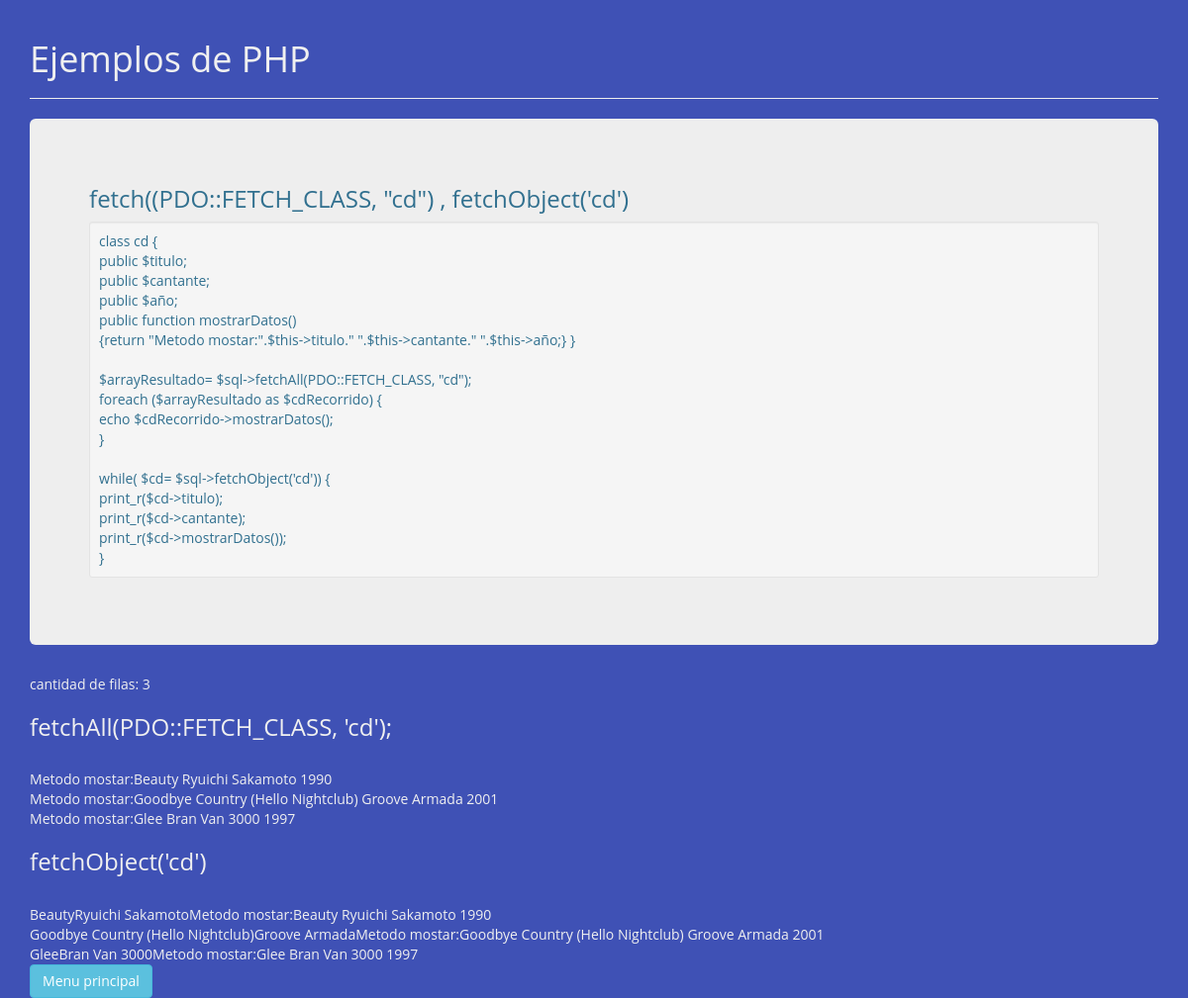
Page /Carpetas_Externas/PDOEjemplo-master/ejemplo6PDO.php on the committed database.
### tables this page shows
CREATE TABLE IF NOT EXISTS `cds` (
  `titel` varchar(200) DEFAULT NULL,
  `interpret` varchar(200) DEFAULT NULL,
  `jahr` int(11) DEFAULT NULL,
`id` bigint(20) unsigned NOT NULL
);

### Carpetas_Externas/PDOEjemplo-master/ejemplo6PDO.php (the view, shortened to what this page needs)
<!DOCTYPE html>
<html>
     <head>
        <link rel="stylesheet" href="http://maxcdn.bootstrapcdn.com/bootstrap/3.3.4/css/bootstrap.min.css">
   <link rel="stylesheet" type="text/css" href="estilo.css">
    </head>
    <body>
      <div class="container">
            <div class="page-header">
                <h1>Ejemplos de PHP</h1>
            </div>
            <div class="jumbotron">
                <h3 class="text-info"> fetch((PDO::FETCH_CLASS, "cd") ,  fetchObject('cd')</h3>
                <div class="well well-sm text-info">
                                  class cd
                                  {<br>
                                    public $titulo;<br>
                                    public $cantante;<br>
                                    public $año;<br>
                                    public function mostrarDatos()<br>
                                    {return "Metodo mostar:".$this->titulo."  ".$this->cantante."  ".$this->año;}
                                  }
                            <br><br> $arrayResultado= $sql->fetchAll(PDO::FETCH_CLASS, "cd");<br>
                            foreach ($arrayResultado as $cdRecorrido) {<br>
                              echo $cdRecorrido->mostrarDatos();
                              <br>
                            }
                             <br> <br>
                              while( $cd= $sql->fetchObject('cd'))
                              {  <br>
                                print_r($cd->titulo); <br>
                                print_r($cd->cantante); <br>
                                print_r($cd->mostrarDatos());<br>
                              }
                </div>
             </div>
            <?php
              class cd
              {
                public $titulo;
                public $cantante;
                public $año;
                public function mostrarDatos()
                {return "Metodo mostar:".$this->titulo."  ".$this->cantante."  ".$this->año;}
              }
              try
              {
                  $db = new PDO('mysql:host=localhost;dbname=cdcol;charset=utf8', 'root', '', array(PDO::ATTR_EMULATE_PREPARES => false,PDO::ATTR_ERRMODE => PDO::ERRMODE_EXCEPTION));
                $sql = $db->query('SELECT titel as titulo,interpret as cantante, jahr as año  FROM cds ');
                $catidadFilas = $sql->rowCount();
                echo "cantidad de filas: ".$catidadFilas."<br>";
                echo "<h3> fetchAll(PDO::FETCH_CLASS, 'cd');</h3></br>";
                $arrayResultado= $sql->fetchAll(PDO::FETCH_CLASS, "cd");
                foreach ($arrayResultado as $cdRecorrido) {
                  echo $cdRecorrido->mostrarDatos();
                  echo  "<br>";
                }
                  echo "<h3> fetchObject('cd')</h3></br>";
                  $sql = $db->query('SELECT titel as titulo,interpret as cantante, jahr as año  FROM cds ');
                  while( $cd= $sql->fetchObject('cd'))
                  {
                    print_r($cd->titulo);
                    print_r($cd->cantante);
                    print_r($cd->mostrarDatos());
                    print("<br>\n");
                  }
                } catch(PDOException $ex)
                 {
                  echo "error ocurrido!";
                    echo $ex->getMessage();
                }
?>
                            <a class="btn btn-info" href="indexPDO.html">Menu principal</a>
                  </div>
    </body>
</html>

### Carpetas_Externas/PDOEjemplo-master/estilo.css (style rules this page uses)
* { margin:0; padding:0; }
body { margin: 0 auto; color:#f0f0f0; background:#3f51b5; font-family:'Open Sans',sans-serif; }

### rows in the picture
cds: $cdRecorrido->mostrarDatos() "Metodo mostar:Beauty Ryuichi Sakamoto 1990"
cds: $cdRecorrido->mostrarDatos() "Metodo mostar:Goodbye Country (Hello Nightclub) Groove Armada 2001"
cds: $cdRecorrido->mostrarDatos() "Metodo mostar:Glee Bran Van 3000 1997"

### other values in the picture
$catidadFilas "3"
